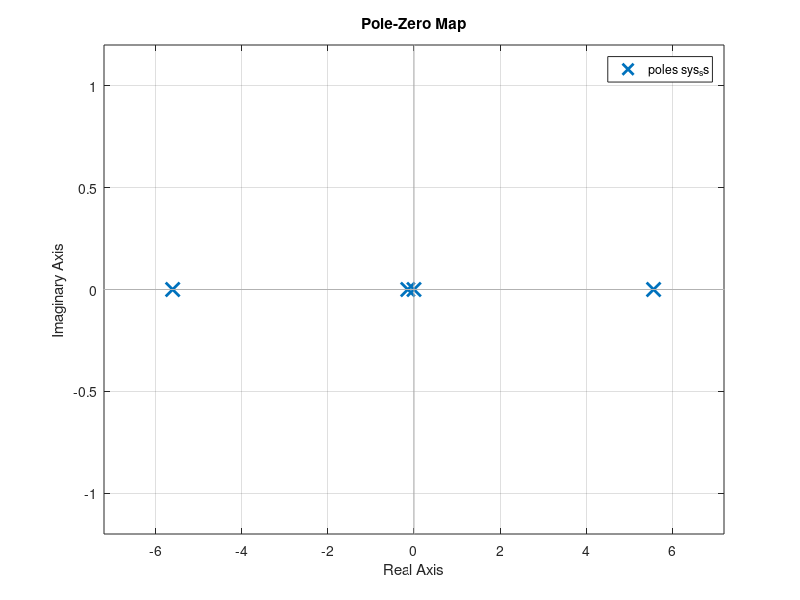

This chart was generated by the following MATLAB code: (Note: this script raises an error after producing the figure.)
M = .5;
m = 0.2;
b = 0.1;
I = 0.006;
g = 9.8;
l = 0.3;

p = I*(M+m)+M*m*l^2; %denominator for the A and B matrices

A = [0      1              0           0;
     0 -(I+m*l^2)*b/p  (m^2*g*l^2)/p   0;
     0      0              0           1;
     0 -(m*l*b)/p       m*g*l*(M+m)/p  0];
B = [     0;
     (I+m*l^2)/p;
          0;
        m*l/p];
C = [1 0 0 0;
     0 0 1 0];
D = [0;
     0];

states = {'x' 'x_p' 'phi' 'phi_p' };
inputs = {'u'};
outputs = {'x'; 'phi'};

sys_ss = ss(A,B,C,D,'statename',states,'inputname',inputs,'outputname',outputs)

%%Observabilidad y controlabilidad
%Controlabilidad
r1=[];
for i = 0:length(A)-1
    r1=horzcat(r1,A^(i)*B);
end
Controlabilidad=rank(r1)
%Observabilidad
r2=[];
for i = 0:length(A)-1
    r2=vertcat(r2,C*A^(i));
end
observabilidad = rank(r2)

%Estabilidad
e=eig(A)
%El sistema es estable si todos los eigenvalues son negativos
%El sistema no es estable ya que los polos son
%         0
%    -0.1428
%    -5.6041
%     5.5651 <--- este polo es positivo, inestable


sys_ss;
sys_tf=tf(sys_ss);
pzmap(sys_ss);


%% PID pole placement
%sys1 es sistema a lazo abierto.
%sys1_sym es el sistema en simbolico
%sysFb1 es el sistema con feedback PID simbolico
%pid_sym es el controlador PID en simbolico

sys1=sys_tf(2);

syms ki kd kp s
H=1; %Sensor
%s=tf('s'); recordatorio

[num,den]=tfdata(sys1,'v');

sys1_sym=poly2sym(num,s)/poly2sym(den,s);
pid_sym=kp+ki/s+kd*s;


sysPID_sym=sys1_sym*pid_sym;
sysFb1=sysPID_sym/(1+sysPID_sym*H);

[~,d]=numden(sysFb1);
d=collect(d,s);
coeficientes=fliplr(coeffs(d,s)); %Ordenando de mayor a menor
coeficientes=coeficientes/coeficientes(1); %Diviendo por la S mayor

poles=[-3,-8,-10]; % Ingresar POLOS
pFunction=1; %Iniciar
for i=poles
    pFunction=pFunction*(s-i); %Funcion con los Polos
end
pFunction=collect(pFunction);
coeffs_pid=fliplr(coeffs(pFunction)); %Ordenando de mayor a menor

%ya aqui estan Coeffs_pid y Coeficientes como vectores de s mayor a s menor
resultados = zeros(1,3);
for i = 2:length(coeffs_pid)
    x=coeficientes(i)==coeffs_pid(i);
    x=subs(x);
    y=isolate(x,symvar(x));
    value=solve(y,symvar(y));
    assignin('base',string(symvar(y)),value);
end
% 
% prueba=resultados;
% for i=1:length(coeffs_pid) %Calculando soluciones
%     if i == 1
%         continue %La primera no se hace es 1=1.
%     end
%     %pruebita(i)=isolate(coeficientes(i)==c(i),symvar(coeficientes(i)));
%     
%     resultados(i)=solve(coeficientes(i)==coeffs_pid(i));
%     assignin('base',string(symvar(coeficientes(i))),resultados(i));
% end

% Calculando Respuesta al escalon con el respectivo PID
ki=round(double(ki),3);
kp=round(double(kp),3);
kd=round(double(kd),3);

PID1=pid(kp,ki,kd);

syspid1=feedback(PID1*sys1,H);

%% prueba
[~,d23]=tfdata(syspid1,'v');
poly23=poly2sym(d23,s);

%% asignar polos PI


%% First method Ziegler-Nichols
syms t x s
[num,den]=tfdata(sys1,'v');
sys1_sym=poly2sym(num,s)/poly2sym(den,s);
t0 = ilaplace((1/s)*sys1_sym);
t2 = diff(t0,2);
x_inflection = solve(t2 == 0);

t1=diff(t0,1);
m = subs(t1,t,x_inflection);
y_inflection = subs(t0,t,x_inflection);
y = m*(x-x_inflection)+ y_inflection;

L = solve(y == 0);

T=max(solve(t1 == 0.001));
